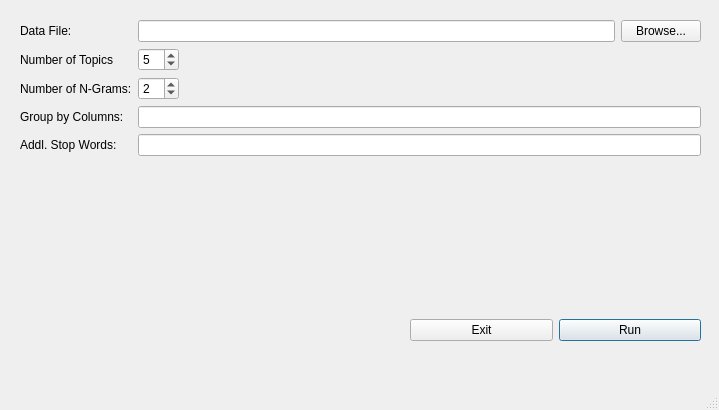
<?xml version="1.0" encoding="UTF-8"?>
<ui version="4.0">
 <class>MainWindow</class>
 <widget class="QMainWindow" name="MainWindow">
  <property name="geometry">
   <rect>
    <x>0</x>
    <y>0</y>
    <width>719</width>
    <height>410</height>
   </rect>
  </property>
  <property name="windowTitle">
   <string>GSA Topics Modeling Tool</string>
  </property>
  <widget class="QWidget" name="centralwidget">
   <widget class="QWidget" name="formLayoutWidget">
    <property name="geometry">
     <rect>
      <x>20</x>
      <y>20</y>
      <width>681</width>
      <height>181</height>
     </rect>
    </property>
    <layout class="QFormLayout" name="formLayout">
     <property name="fieldGrowthPolicy">
      <enum>QFormLayout::ExpandingFieldsGrow</enum>
     </property>
     <item row="0" column="0">
      <widget class="QLabel" name="data_file_lbl">
       <property name="text">
        <string>Data File:</string>
       </property>
      </widget>
     </item>
     <item row="0" column="1">
      <layout class="QHBoxLayout" name="horizontalLayout_2">
       <item>
        <widget class="QLineEdit" name="data_file_txt"/>
       </item>
       <item>
        <widget class="QPushButton" name="browse_btn">
         <property name="text">
          <string>Browse...</string>
         </property>
        </widget>
       </item>
      </layout>
     </item>
     <item row="1" column="0">
      <widget class="QLabel" name="num_topics_lbl">
       <property name="text">
        <string>Number of Topics</string>
       </property>
      </widget>
     </item>
     <item row="1" column="1">
      <widget class="QSpinBox" name="num_topics_spb">
       <property name="minimum">
        <number>1</number>
       </property>
       <property name="value">
        <number>5</number>
       </property>
      </widget>
     </item>
     <item row="2" column="0">
      <widget class="QLabel" name="num_ngrams_lbl">
       <property name="text">
        <string>Number of N-Grams:</string>
       </property>
      </widget>
     </item>
     <item row="2" column="1">
      <widget class="QSpinBox" name="num_ngrams_spb">
       <property name="minimum">
        <number>1</number>
       </property>
       <property name="value">
        <number>2</number>
       </property>
      </widget>
     </item>
     <item row="3" column="0">
      <widget class="QLabel" name="groupby_cols_lbel">
       <property name="text">
        <string>Group by Columns:</string>
       </property>
      </widget>
     </item>
     <item row="3" column="1">
      <widget class="QLineEdit" name="groupby_cols_txt">
       <property name="sizePolicy">
        <sizepolicy hsizetype="Expanding" vsizetype="Fixed">
         <horstretch>0</horstretch>
         <verstretch>0</verstretch>
        </sizepolicy>
       </property>
      </widget>
     </item>
     <item row="4" column="0">
      <widget class="QLabel" name="addl_stopwords_lbl">
       <property name="text">
        <string>Addl. Stop Words:</string>
       </property>
      </widget>
     </item>
     <item row="4" column="1">
      <widget class="QLineEdit" name="addl_stopwords_txt"/>
     </item>
    </layout>
   </widget>
   <widget class="QWidget" name="horizontalLayoutWidget">
    <property name="geometry">
     <rect>
      <x>410</x>
      <y>310</y>
      <width>291</width>
      <height>41</height>
     </rect>
    </property>
    <layout class="QHBoxLayout" name="horizontalLayout">
     <item>
      <widget class="QPushButton" name="exit_btn">
       <property name="text">
        <string>Exit</string>
       </property>
      </widget>
     </item>
     <item>
      <widget class="QPushButton" name="run_btn">
       <property name="text">
        <string>Run</string>
       </property>
       <property name="default">
        <bool>true</bool>
       </property>
      </widget>
     </item>
    </layout>
   </widget>
  </widget>
  <widget class="QMenuBar" name="menubar">
   <property name="geometry">
    <rect>
     <x>0</x>
     <y>0</y>
     <width>719</width>
     <height>22</height>
    </rect>
   </property>
  </widget>
  <widget class="QStatusBar" name="statusbar"/>
 </widget>
 <resources/>
 <connections>
  <connection>
   <sender>exit_btn</sender>
   <signal>clicked()</signal>
   <receiver>MainWindow</receiver>
   <slot>close()</slot>
   <hints>
    <hint type="sourcelabel">
     <x>366</x>
     <y>340</y>
    </hint>
    <hint type="destinationlabel">
     <x>368</x>
     <y>361</y>
    </hint>
   </hints>
  </connection>
 </connections>
</ui>
